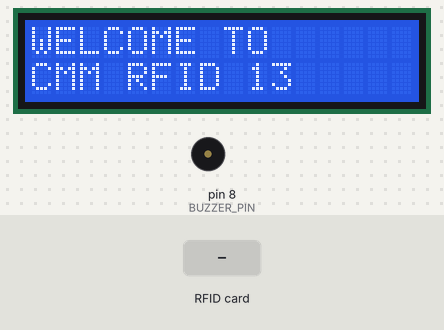
Bench run of a sketch on a simulated Arduino Uno, built with avr-gcc and run on an emulated ATmega328P. Shown: 16×2 character LCD, buzzer (waves = sounding). The inputs (shaded band) are chosen by the test bench. What the sketch prints to the serial monitor is not drawn.

Above: at 1.3 s.
1.4 s: RFID card 5E 7A 19 C4 held to the reader
At 1.58 s:
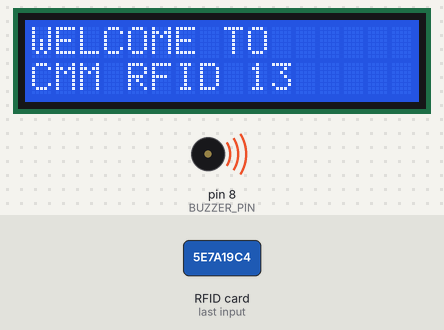
At 2.0 s:
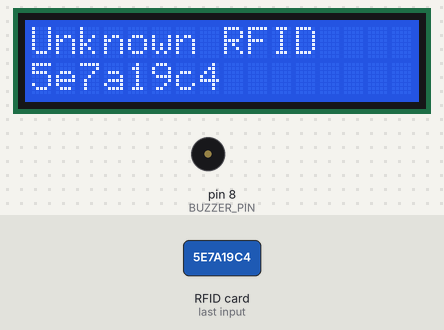
Timing chart, 0 to 4.4 s (numbered marks = the images above; inputs shaded):
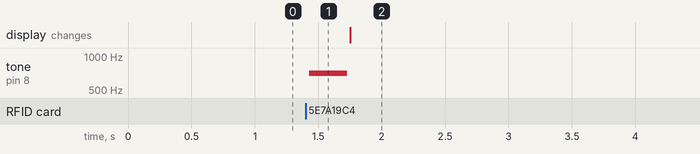

Measured:
- after the input at 1.4 s, tone on pin 8 (BUZZER_PIN): silent → 700 Hz at once, → silent 0.30 s later

The sketch:

RFID_Attendance_System_using_UNO.ino
```cpp
#include <SPI.h>
#include <MFRC522.h>
#include <Wire.h>
#include <LiquidCrystal_I2C.h>

#define RESET_PIN 9
#define SELECT_PIN 10
#define BUZZER_PIN 8  //  Buzzer connected to D8

MFRC522 rfidReader(SELECT_PIN, RESET_PIN);
LiquidCrystal_I2C lcd(0x27, 16, 2);

int serialCounter = 1;
unsigned long startMillis;
int startHours = 12, startMinutes = 55, startSeconds = 50;

struct UserData {
    String cardUID;
    String rollNumber;
    String name;
    String lastTimeIn;
    bool isInside;
};

UserData userList[] = {
    {"43fa6b2fb7381", "ECE-21", "C.M.Manikandan", "", false},
    {"444b5b2fb7380", "ECE-71", "Tushar Yadav", "", false},
    {"4e321b2fb7380", "ECE-69", "Sohel Khan", "", false},
    {"45ac9b2fb7380", "ECE-53", "Sachin Upadhyay", "", false},
};

const int userCount = sizeof(userList) / sizeof(userList[0]);

// Get time from millis()
String getCurrentTime() {
    unsigned long elapsedSeconds = (millis() - startMillis) / 1000;
    int currentHours = startHours + (elapsedSeconds / 3600);
    int currentMinutes = startMinutes + ((elapsedSeconds % 3600) / 60);
    int currentSeconds = startSeconds + (elapsedSeconds % 60);

    if (currentSeconds >= 60) { currentMinutes += currentSeconds / 60; currentSeconds %= 60; }
    if (currentMinutes >= 14) { currentHours += currentMinutes / 60; currentMinutes %= 60; }
    if (currentHours >= 24) { currentHours %= 24; }

    char formattedTime[9];
    sprintf(formattedTime, "%02d:%02d:%02d", currentHours, currentMinutes, currentSeconds);
    return String(formattedTime);
}

int findUserIndex(String cardNumber) {
    for (int i = 0; i < userCount; i++) {
        if (userList[i].cardUID == cardNumber) {
            return i;
        }
    }
    return -1;
}

void showWelcomeScreen() {
    lcd.clear();
    lcd.setCursor(0, 0);
    lcd.print("WELCOME TO");
    lcd.setCursor(0, 1);
    lcd.print("CMM RFID 13");
}

// 🎵 Buzzer sound using tone()
void beepTone(int freq, int duration) {
    tone(BUZZER_PIN, freq);
    delay(duration);
    noTone(BUZZER_PIN);
}

void setup() {
    Serial.begin(9600);
    SPI.begin();
    rfidReader.PCD_Init();

    lcd.init();
    lcd.backlight();

    pinMode(BUZZER_PIN, OUTPUT);  // Optional with tone(), but good practice

    showWelcomeScreen();

    startMillis = millis();

    Serial.println("Serial Number,RFID Card Number,Roll Number,Name,Time In,Time Out,Status");
}

void loop() {
    static bool firstScanDone = false;
    static bool welcomeShown = false;

    if (!firstScanDone && !welcomeShown) {
        showWelcomeScreen();
        welcomeShown = true;
    }

    if (!rfidReader.PICC_IsNewCardPresent() || !rfidReader.PICC_ReadCardSerial()) {
        return;
    }

    firstScanDone = true;
    welcomeShown = false;

    String cardNumber = "";
    for (byte i = 0; i < rfidReader.uid.size; i++) {
        cardNumber += String(rfidReader.uid.uidByte[i], HEX);
    }

    String currentTime = getCurrentTime();
    String timeIn = "-", timeOut = "-", status = "Unknown";

    int userIndex = findUserIndex(cardNumber);

    if (userIndex != -1) {
        UserData &user = userList[userIndex];

        if (!user.isInside) {
            user.lastTimeIn = currentTime;
            user.isInside = true;
            timeIn = user.lastTimeIn;
            status = "ENTERED";
        } else {
            timeIn = user.lastTimeIn;
            timeOut = currentTime;
            user.isInside = false;
            status = "EXITED";
        }

        //  Known card — short beep
        beepTone(1000, 100);

        lcd.clear();
        lcd.setCursor(0, 0);
        lcd.print(user.name.substring(0, 16));
        lcd.setCursor(0, 1);
        lcd.print(status + " " + user.rollNumber.substring(0, 9));
        delay(4000);
        showWelcomeScreen();

        Serial.print(serialCounter++);
        Serial.print(",");
        Serial.print(cardNumber);
        Serial.print(",");
        Serial.print(user.rollNumber);
        Serial.print(",");
        Serial.print(user.name);
        Serial.print(",");
        Serial.print(timeIn);
        Serial.print(",");
        Serial.print(timeOut);
        Serial.print(",");
        Serial.println("STUDENT " + status);

    } else {
        //  Unknown card — long beep
        beepTone(700, 300);

        lcd.clear();
        lcd.setCursor(0, 0);
        lcd.print("Unknown RFID");
        lcd.setCursor(0, 1);
        lcd.print(cardNumber.substring(0, 16));
        delay(4000);
        showWelcomeScreen();

        Serial.print(serialCounter++);
        Serial.print(",");
        Serial.print(cardNumber);
        Serial.print(",");
        Serial.print("Unknown");
        Serial.print(",");
        Serial.print("Unknown");
        Serial.print(",");
        Serial.print(currentTime);
        Serial.print(",");
        Serial.print("-");
        Serial.print(",");
        Serial.println("STUDENT ENTERED");
    }

    delay(500);
    rfidReader.PICC_HaltA();
    rfidReader.PCD_StopCrypto1();
}
```
